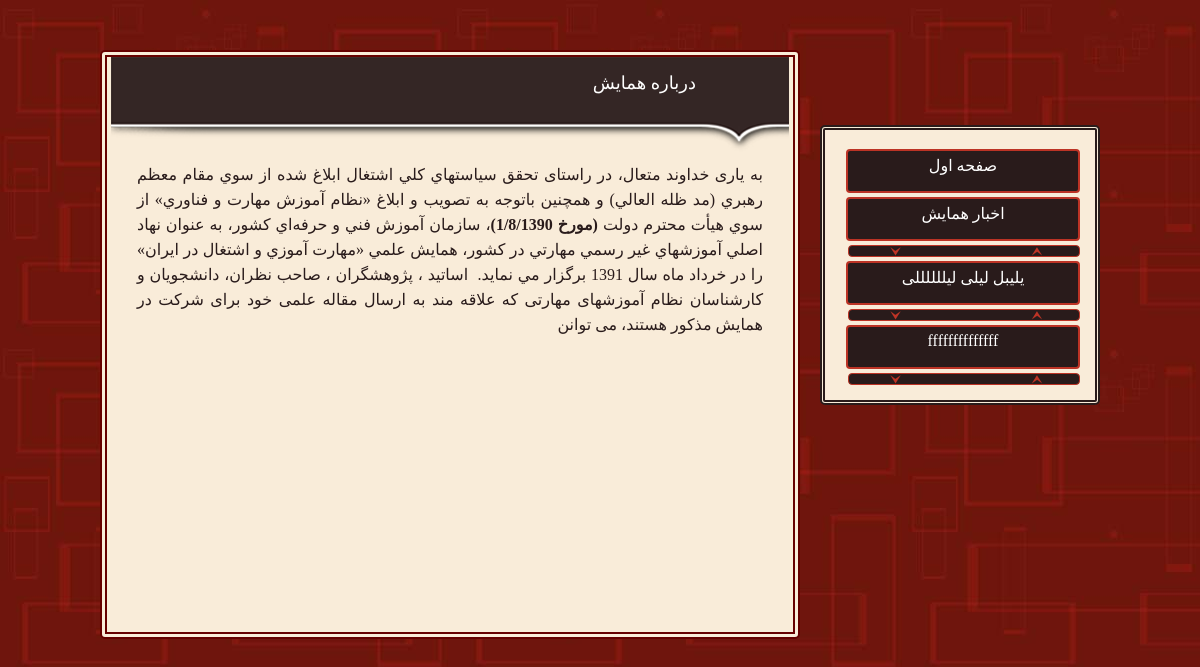
/internal/home.html, run on the app's committed database.
### tables this page shows
CREATE TABLE IF NOT EXISTS `internal_page` (
  `id` int(10) unsigned NOT NULL AUTO_INCREMENT,
  `menu_name` varchar(255) NOT NULL,
  `title` varchar(255) NOT NULL,
  `text` text NOT NULL,
  `url_part1` varchar(255) NOT NULL,
  `name_part1` varchar(255) NOT NULL,
  `url_part2` varchar(255) NOT NULL,
  `name_part2` varchar(255) NOT NULL,
  `url_part3` varchar(255) NOT NULL,
  `name_part3` varchar(255) NOT NULL,
  PRIMARY KEY (`id`)
);

CREATE TABLE IF NOT EXISTS `home_content` (
  `id` varchar(32) NOT NULL,
  `menu` varchar(32) NOT NULL,
  `content` text NOT NULL,
  PRIMARY KEY (`id`)
);

### libs/php/controller.php (called while the page is built, shortened)
<?php
require_once('module.php');
require_once('view.php');
$req = $_GET['req'];
$filename=strtolower( $_GET['filename'] );
$filetype=strtolower( $_GET['filetype'] );
if($req=='file'){
	if( $file = @file_get_contents("./libs/$filetype/$filename.$filetype") ){
		send($file);
		finilize();
	}else{
		$req = '404er';
		header('Content-Type: text/html');
	}
}elseif($req=='internal' ){
	$menu=$_GET['menu'];
	$menu_internal=db_get_rows('internal_page');
	$menu_content=gen_menu_internal($menu_internal);
	if($menu=='news'){
		$id_news=$_GET['idnews'];
		$ttl_news=$_GET['ttlnews'];
		$content=gen_internal_news($id_news,$ttl_news);
	}elseif($menu=='home'){
		$content=gen_content_internal('about');
	}else{
		$content_internal=db_get_rows('internal_page',"id='$menu'");
		$content=gen_content_internal($content_internal);
	}
}elseif($req=='support'){
	if(!checklogin('support')){
		go2url( SITE_PATH.'login.html');
	}else{
		$con_admin='supportttttttt';
	}
}elseif($req=='refree'){
	if(!checklogin('refree')){
		go2url( SITE_PATH.'login.html');
	}else{
		$con_admin='refreeeeeeee';
	}
}

### index.php (called while the page is built, shortened)
<?php
require_once('controller.php');

### libs/php/db.php (called while the page is built, shortened)
<?php
$db_con = 0;
function db_query($q){
	global $db_con;
	$res = @mysql_query($q,$db_con) or db_err();
	return $res;
}
function db_get_rows($table_name,$where=1,$limit_f=0,$limit_e=0){
	if(!$limit_e){
		$res = db_query("SELECT * FROM $table_name WHERE $where ORDER BY id DESC ");
	}else{
		$res = db_query("SELECT * FROM $table_name WHERE $where ORDER BY id DESC  LIMIT $limit_f ,$limit_e");
	}
	return db_fetch2array($res) ;
}
function db_fetch2array($res){
	$rows = array();
	while($arr = mysql_fetch_array($res,MYSQL_ASSOC)){
		$rows[]=$arr;
	}
	return $rows;
}

### libs/php/view.php (the view, shortened to what this page needs)
<?php
function send($data){
	echo $data;
}
function death($data){
	if(strlen($data)>0) send($data);
	die();
}
function gen_menu_internal($menu){
	foreach($menu as $list){
		$html.="
		<a title='Menu' href='/hamayesh/internal/$list[id].html'>$list[menu_name]</a>
        <div class='triangle'></div>";
	}
	return $html;
}
function gen_content_internal($menu){
	if($menu=='about'){
		$about=db_get_rows('home_content',"id='about'");
		foreach($about as $list){
			$html .="
			<div class='mttl'>درباره همایش</div>
       		<div class='content'>$list[content]</div>";
		}
	}
	return $html;
}

### libs/css/layout-internal.css (style rules this page uses)
body { background-image:url("./img/bgc2.jpg"); direction:rtl; }
.sc_menu a { text-decoration:none; text-align:center; padding-top:5px; height:35px; width:230px; display:block; margin:4px 0px; border:2px #BC3325 solid; -webkit-border-radius:4px; -moz-border-radius:4px; -o-border-radius:4px; -ms-border-radius:4px; color:#fff; background:#291B1B; }
.triangle { border:1px solid #BC3325; -webkit-border-radius:4px; -moz-border-radius:4px; -o-border-radius:4px; -ms-border-radius:4px; background:url('./img/triangle3.png') no-repeat; background-color:#291B1B; height:10px; width:230px; }
div.content { text-align:justify; overflow:auto; padding:10px 30px 20px ; min-height:450px; max-height:510px; line-height:25px; }
div.mttl { background:url("./img/nav-bg-internal.png") no-repeat scroll center transparent ; height:65px; width:492px; color:#fff !important; padding:15px 97px; font-size:18px; }

### data on the page
internal_page: menu_name "یلیبل لیلی لیللللللی"
internal_page: menu_name "ffffffffffffff"
home_content: content "به یاری خداوند متعال ، در راستای تحقق سياستهاي كلي ا شتغال ابلاغ شده از سوي مقام معظم رهبري (مد ظله العالي) و همچنين باتوجه به تصويب و ابلاغ «نظام آموزش مهارت و فناوري» از سوي هيأت محترم دولت (مورخ 1/8/1390) ، سازمان آموزش فني و حرفه‌اي کشور، به عنوان نهاد اصلي آموزشهاي غير رسمي مهارتي در کشور، همايش علمي «مهارت آموزي و اشتغال در ايران» را در خرداد ماه سال 1391 برگزار مي نمايد. اساتيد ، پژوهشگران ، صاحب نظران، دانشجويان و كارشناسان نظام آموزشهای مهارتی که علاقه مند به ارسال مقاله علمی خود برای شرکت در همایش مذکور هستند، می توانن"
